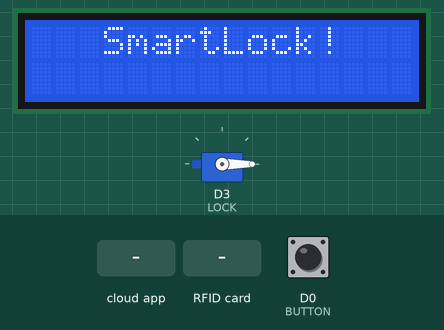
Recording of a sketch running on a simulated ESP8266 (NodeMCU). Shown: 16×2 character LCD, servo. Inputs (shaded band) come from the test bench; at power-on: D0 (BUTTON) HIGH. WiFi joins after 1.5 s; servers stay silent unless stated; the Firebase database answers and starts empty; what the sketch prints to the serial monitor is not drawn.

Above: at 3.8 s.
3.9 s: the phone or cloud app sets LockBot to 1
At 6.8 s:
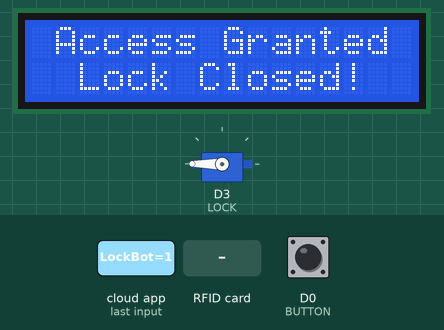
8.6 s: RFID card DD 65 FF 30 held to the reader
At 9.8 s:
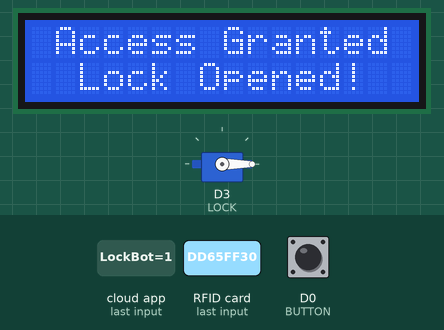
13.3 s: RFID card 5E 7A 19 C4 held to the reader
At 17.5 s:
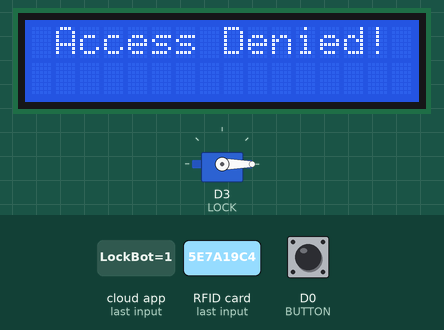
18.0 s: RFID card 75 35 AB AC held to the reader
At 20.27 s:
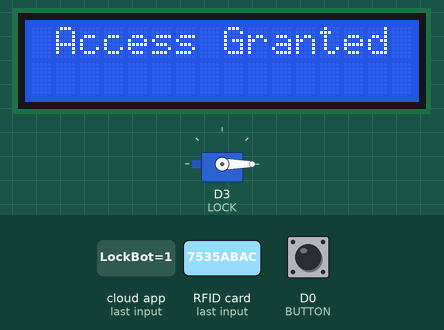
22.7 s: the phone or cloud app sets LockBot to 0
At 28.4 s:
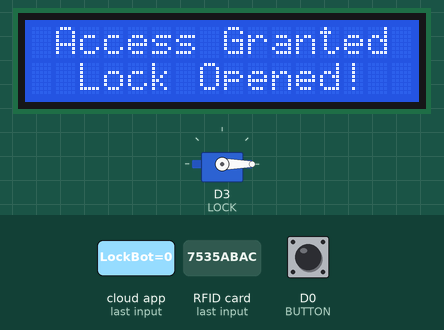
Timing chart, 0 to 29.9 s (numbered marks = the images above; inputs shaded):
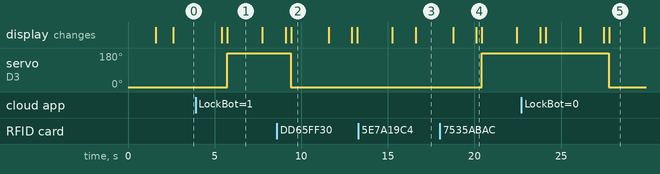

The sketch:

RFID_LCD_Final.ino
```cpp
#include <Wire.h>
#include <LiquidCrystal_I2C.h>
#include <SPI.h>
#include <MFRC522.h>
#include <Servo.h>
#include <FirebaseESP8266.h>
#include <ESP8266WiFi.h>

const char* ssid = "Virus#404";       // Replace with your Wi-Fi SSID
const char* password = "password2";   // Replace with your Wi-Fi password

FirebaseData firebaseData;
FirebaseConfig firebaseConfig;
FirebaseAuth firebaseAuth;

Servo myServo;

#define SS_PIN D8
#define RST_PIN D4
#define LOCK D3
#define BUTTON D0

int lockState = 0;
bool BotFlag = false;
int prevLockState = -1; // Initialize with an invalid state

// Create RFID object
MFRC522 mfrc522(SS_PIN, RST_PIN);

// Create LCD object (I2C address 0x27, 16x2 LCD)
LiquidCrystal_I2C lcd(0x27, 16, 2);


void setup() {
    Serial.begin(9600);
    pinMode(BUTTON, INPUT_PULLUP);
    lcd.init();
    lcd.backlight();
    lcd.setCursor(0, 0);
    lcd.print("Connecting WiFi!");

    // Connect to Wi-Fi
    WiFi.mode(WIFI_STA);
    WiFi.begin(ssid, password);

    while (WiFi.status() != WL_CONNECTED) {
        delay(500);
        Serial.print(".");
    }
    Serial.println("\nConnected to Wi-Fi");
    lcd.clear();
    lcd.setCursor(0, 0);
    lcd.print(" WiFi Connected ");
    delay(500);

    //pinMode(LOCK, OUTPUT);
    myServo.attach(LOCK);
    myServo.write(0);

    // Set up Firebase
    firebaseConfig.host = "iotaldrin-default-rtdb.firebaseio.com";
    firebaseConfig.signer.tokens.legacy_token = "UD5vdGwG5xTpTouDnBOJ4wWZxIu3hsFgm8psOdvC"; // Replace with your Firebase credentials

    Firebase.begin(&firebaseConfig, &firebaseAuth);
    Firebase.reconnectWiFi(true);

    Firebase.setInt(firebaseData, "/Photo", 0);
    Firebase.setInt(firebaseData, "/Lock", 0);
    Firebase.setInt(firebaseData, "/LockBot", 0);

    SPI.begin();
    mfrc522.PCD_Init();
    lcd.clear();
    lcd.setCursor(0, 0);
    lcd.print("   SmartLock!   ");
}

void loop() {

    if(prevLockState == -1){
        if (Firebase.getInt(firebaseData, "/Lock") && (firebaseData.dataType() == "int")) {
          lockState = firebaseData.intData();
          Firebase.setInt(firebaseData, "/LockBot", lockState);
          digitalWrite(LOCK, lockState);
          prevLockState = lockState; // Update previous value
        }
    }

    // Check Firebase for the lock status
    else if((Firebase.getInt(firebaseData, "/LockBot") && (firebaseData.dataType() == "int")) && !BotFlag) {
        int newLockState = firebaseData.intData();
        // Update lockState only if it has changed
        if (newLockState != prevLockState) {
            lockState = !newLockState;
            BotFlag = true;
            prevLockState = newLockState; // Update previous value
        }
    }

    if (digitalRead(BUTTON) == HIGH){
       Firebase.setInt(firebaseData, "/Photo", 1);
       delay(1000);
    }

    // Look for new RFID card
    if (BotFlag || (mfrc522.PICC_IsNewCardPresent() && mfrc522.PICC_ReadCardSerial())) {
        Serial.print("UID tag: ");
        String content = "";
        byte letter;

        for (byte i = 0; i < mfrc522.uid.size; i++) {
            Serial.print(mfrc522.uid.uidByte[i] < 0x10 ? " 0" : " ");
            Serial.print(mfrc522.uid.uidByte[i], HEX);
            content.concat(String(mfrc522.uid.uidByte[i] < 0x10 ? " 0" : " "));
            content.concat(String(mfrc522.uid.uidByte[i], HEX));
        }
        Serial.println();
        Serial.print("Message: ");

        content.toUpperCase();

        lcd.clear();
        lcd.setCursor(0, 0);
        lcd.print("UID: ");
        lcd.setCursor(0, 1);
        lcd.print(content.substring(1));

        if  ((BotFlag) ||
            ((content.substring(1) == "DD 65 FF 30") ||
            (content.substring(1) == "75 35 AB AC") ||
            (content.substring(1) == "2D 88 9A 67") ||
            (content.substring(1) == "2D A7 75 66")))  {


            Serial.println("Authorized access");
            lcd.clear();
            lcd.setCursor(0, 0);
            lcd.print(" Access Granted ");

          if (lockState) {
              Firebase.setInt(firebaseData, "/Lock", 0);
              Firebase.setInt(firebaseData, "/LockBot", 0);
              //digitalWrite(LOCK, LOW);
              myServo.write(0); // Unlocked position
              lockState = 0;
              lcd.setCursor(0, 1);
              lcd.print("  Lock Opened!  ");
              if (!BotFlag)
                Firebase.setInt(firebaseData, "/Photo", 1);
              delay(2000);
            }
          else {
              Firebase.setInt(firebaseData, "/Lock", 1);
              Firebase.setInt(firebaseData, "/LockBot", 1);
              //digitalWrite(LOCK, HIGH);
              myServo.write(180); // Locked position
              lockState = 1;
              lcd.setCursor(0, 1);
              lcd.print("  Lock Closed!  ");
              delay(2000);
            }
              BotFlag = false; // Reset the flag after processing
        }
        else {
            lcd.print(" Access Denied! ");
            lcd.clear();
            lcd.setCursor(0, 0);
            lcd.print(" Access Denied! ");
            Firebase.setInt(firebaseData, "/Photo", 1);
            delay(2000);
        }

        lcd.clear();
        lcd.setCursor(0, 0);
        lcd.print("   SmartLock!   ");
    }

    mfrc522.PICC_HaltA();
    mfrc522.PCD_StopCrypto1();
}
```

Measured:
- after the input at 3.9 s, servo on D3 (LOCK): 0° → 180° after 1.8 s; the display: first changes after 1.5 s (image 1 shows a later state)
- after the input at 8.6 s, servo on D3 (LOCK): 180° → 0° after 0.80 s; the display: first changes after 0.50 s (image 2 shows a later state)
- after the input at 13.3 s, the display: first differs from a run without the input after 3.3 s (image 3)
- after the input at 18.0 s, servo on D3 (LOCK): 0° → 180° after 2.4 s; the display: first differs from a run without the input after 2.1 s (image 4)
- after the input at 22.7 s, servo on D3 (LOCK): 180° → 0° after 5.1 s
- what the display in image 1 shows lasts 2.1 s, from 5.7 s to 7.8 s
- what the display in image 2 shows lasts 2.2 s, from 9.4 s to 11.6 s
